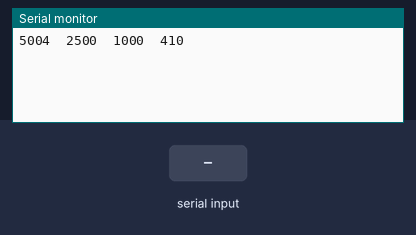
Simulated run of this sketch. Board: Arduino Uno, built with avr-gcc and run on an emulated ATmega328P. Shown: the last lines printed to the serial monitor. Inputs (shaded band) come from the test bench.

Above: at 1.2 s.
1.3 s: byte 30 received over Serial
At 2.5 s:
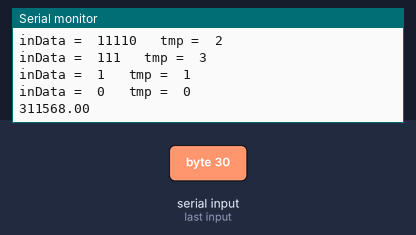
2.8 s: byte 90 received over Serial
At 3.0 s:
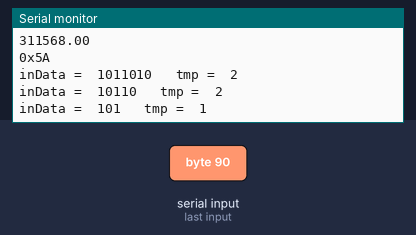
4.3 s: byte 120 received over Serial
At 5.1 s:
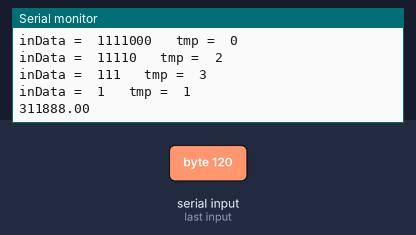
Timing chart, 0 to 7.3 s (numbered marks = the images above; inputs shaded):
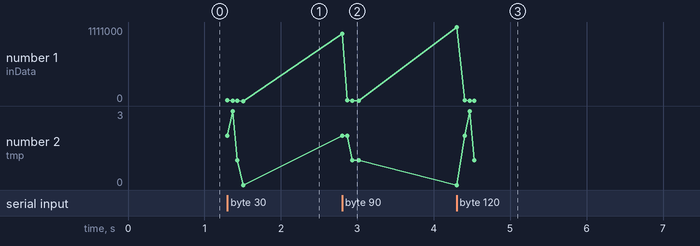

Measured:
- after the input at 1.3 s, the serial monitor: prints a new line at once (image 1)
- after the input at 2.8 s, the serial monitor: prints a new line at once (image 2)
- after the input at 4.3 s, the serial monitor: prints a new line at once (image 3)

The sketch:

lab9_fsk_tx.ino
```cpp
//Lab9 fsk tx
#include <Wire.h>
#include <Adafruit_MCP4725.h>
Adafruit_MCP4725 dac;

#define defaultFreq 1700 //DAC speed (Hz)
#define f0  386
#define f1  630
#define f2  1012
#define f3  1492

int delay0, delay1, delay2, delay3 ,state;
const double S_DAC[4] = {sin(0), sin(1.5708), sin(3.14159), sin(4.71239)};
const float A[4] = {1.25, 2.50, 3.75, 5.00};

int input[3];

void setup() {
  // put your setup code here, to run once:
  Serial.begin(115200);
  dac.begin(0x64);

  delay0 = 10*(1000000/f0 - 588)/4 - 1;  // 500
  delay1 = (1 + (1000000/f1 - 588)/4)*10;  // 250
  delay2 = 10*(1000000/f2 - 588)/4;  // 100
  delay3 = 20*(1000000/f3 - 588)/4;  // 10

  Serial.print(delay0);
  Serial.print("  ");
  Serial.print(delay1);
  Serial.print("  ");
  Serial.flush();
  Serial.print(delay2);
  Serial.print("  ");
  Serial.println(delay3);

}

void loop() {

    int x = 0;
    char inData = "";

    if (Serial.available() > 0) {

    //inData = 'z';
    inData = Serial.read();
    //time start
    float t0 = micros();
    Serial.print("0x");
    Serial.println(inData, HEX);
    state = !state;


    if (state and inData != 0x0D and inData != 0x0Aa) {
      for (int k = 0; k < 4; k++) { //00 01 10 11
        int tmp = inData & 3;
        Serial.print("inData =  ");
        Serial.print(inData, BIN );
        Serial.print("   tmp =  ");

        Serial.print(tmp );

        if(tmp == 0){
          for (int sl = 0; sl < 5; sl++) {
            for (int s = 0; s < 4; s++) {
              x = mapX(S_DAC[s] * A[3], -5, 5, 0, 4095);
              dac.setVoltage(x, false);
              delayMicroseconds(delay0);
            }
          }
        }else if(tmp == 1){
          for (int sl = 0; sl < 8; sl++) {
            for (int s = 0; s < 4; s++) {
              x = mapX(S_DAC[s] * A[3], -5, 5, 0, 4095);
              dac.setVoltage(x, false);
              delayMicroseconds(delay1);
            }
          }
        }else if(tmp == 2){
          for (int sl = 0; sl < 16; sl++) {
            for (int s = 0; s < 4; s++) {
              x = mapX(S_DAC[s] * A[3], -5, 5, 0, 4095);
              dac.setVoltage(x, false);
              delayMicroseconds(delay2);
            }
          }

        }else if(tmp == 3){
          for (int sl = 0; sl < 32; sl++) {
            for (int s = 0; s < 4; s++) {
              x = mapX(S_DAC[s] * A[3], -5, 5, 0, 4095);
              dac.setVoltage(x, false);
              delayMicroseconds(delay3);
            }
          }
        }
        inData >>= 2;
        Serial.println();
      }
      state = !state;
    }
    Serial.println(micros()-t0);
    }
}

double mapX(double x, double in_min, double in_max, double out_min, double out_max)
{
  return (x - in_min) * (out_max - out_min) / (in_max - in_min) + out_min;
}
```
